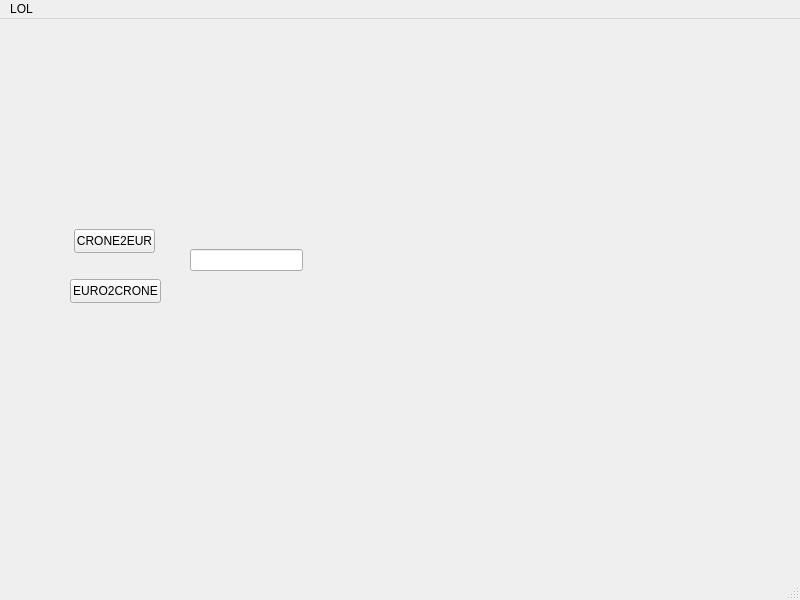
<?xml version="1.0" encoding="UTF-8"?>
<ui version="4.0">
 <class>MainWindow</class>
 <widget class="QMainWindow" name="MainWindow">
  <property name="geometry">
   <rect>
    <x>0</x>
    <y>0</y>
    <width>800</width>
    <height>600</height>
   </rect>
  </property>
  <property name="windowTitle">
   <string>MainWindow</string>
  </property>
  <widget class="QWidget" name="centralwidget">
   <widget class="QPushButton" name="pushButton">
    <property name="geometry">
     <rect>
      <x>70</x>
      <y>260</y>
      <width>91</width>
      <height>24</height>
     </rect>
    </property>
    <property name="text">
     <string>EURO2CRONE</string>
    </property>
   </widget>
   <widget class="QLineEdit" name="lineEdit">
    <property name="geometry">
     <rect>
      <x>190</x>
      <y>230</y>
      <width>113</width>
      <height>22</height>
     </rect>
    </property>
   </widget>
   <widget class="QPushButton" name="pushButton_2">
    <property name="geometry">
     <rect>
      <x>74</x>
      <y>210</y>
      <width>81</width>
      <height>24</height>
     </rect>
    </property>
    <property name="text">
     <string>CRONE2EUR</string>
    </property>
   </widget>
  </widget>
  <widget class="QMenuBar" name="menubar">
   <property name="geometry">
    <rect>
     <x>0</x>
     <y>0</y>
     <width>800</width>
     <height>22</height>
    </rect>
   </property>
   <widget class="QMenu" name="menuLOL">
    <property name="title">
     <string>LOL</string>
    </property>
   </widget>
   <addaction name="menuLOL"/>
  </widget>
  <widget class="QStatusBar" name="statusbar"/>
 </widget>
 <resources/>
 <connections/>
</ui>
